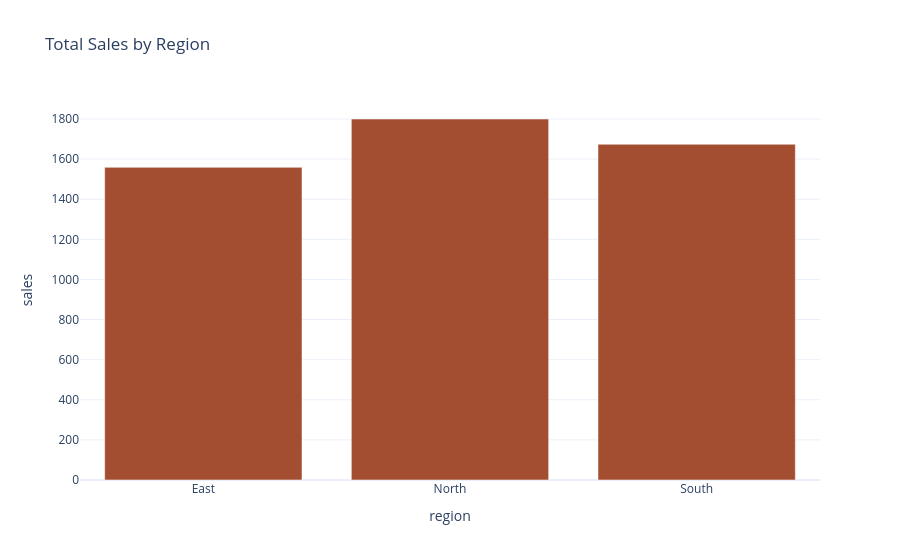

The cell this chart's notebook holds for it:
### Code cell
#Single Color for the Whole Plot
fig = px.bar(
    region_sales,
    x="region",
    y="sales",
    title="Total Sales by Region",
    color_discrete_sequence=["#a34e31"]
)

fig.show()

### Figure 1 — Plotly figure (JSON) as saved in the notebook; plotly's stock layout.template omitted (floating-point values rounded to 4 significant figures)
{"data": [{"hovertemplate": "region=%{x}<br>sales=%{y}<extra></extra>", "legendgroup": "", "marker": {"color": "#a34e31", "pattern": {"shape": ""}}, "name": "", "orientation": "v", "showlegend": false, "textposition": "auto", "type": "bar", "x": ["East", "North", "South"], "xaxis": "x", "y": [1559, 1800, 1674], "yaxis": "y"}], "layout": {"barmode": "relative", "legend": {"tracegroupgap": 0}, "title": {"text": "Total Sales by Region"}, "xaxis": {"anchor": "y", "domain": [0, 1], "title": {"text": "region"}}, "yaxis": {"anchor": "x", "domain": [0, 1], "title": {"text": "sales"}}}}
